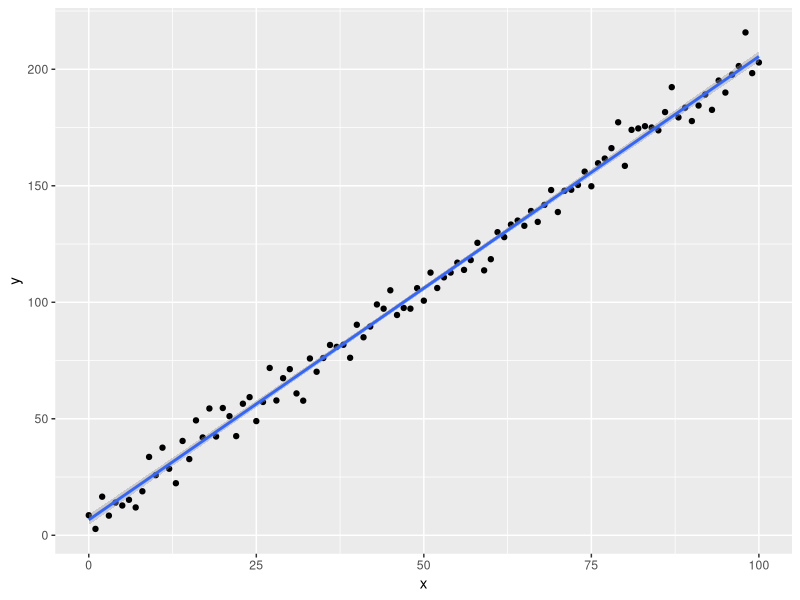

Here is the R script that generated this plot:
## ---- chunk 1
require("ggplot2")
x <- 0:100
y <- 2 * (x + rnorm(length(x), sd = 3) + 3)
ggplot(data = data.frame(x, y), 
       aes(x = x, y = y)) + 
  geom_point() + 
  geom_smooth(method = "lm")
